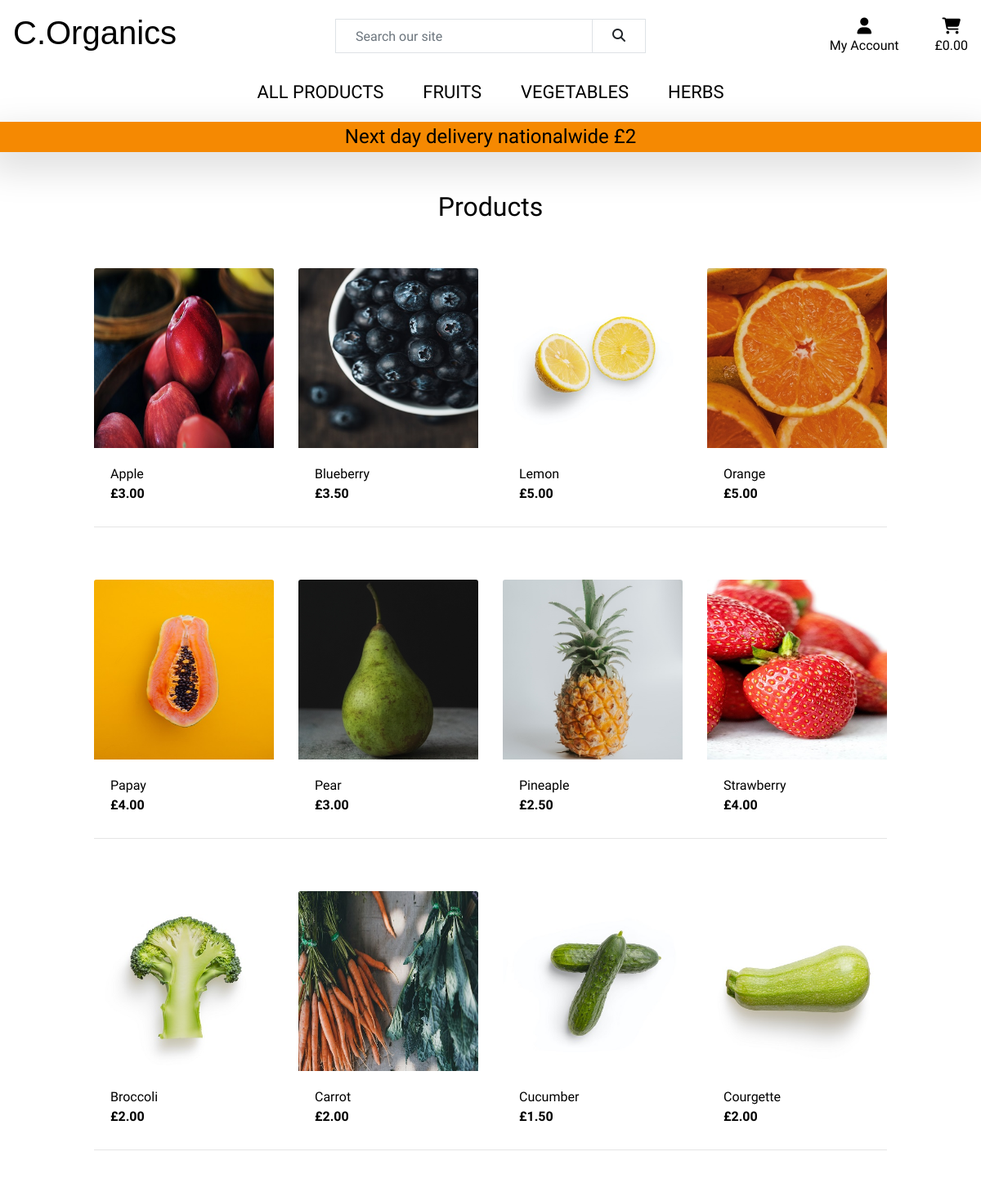
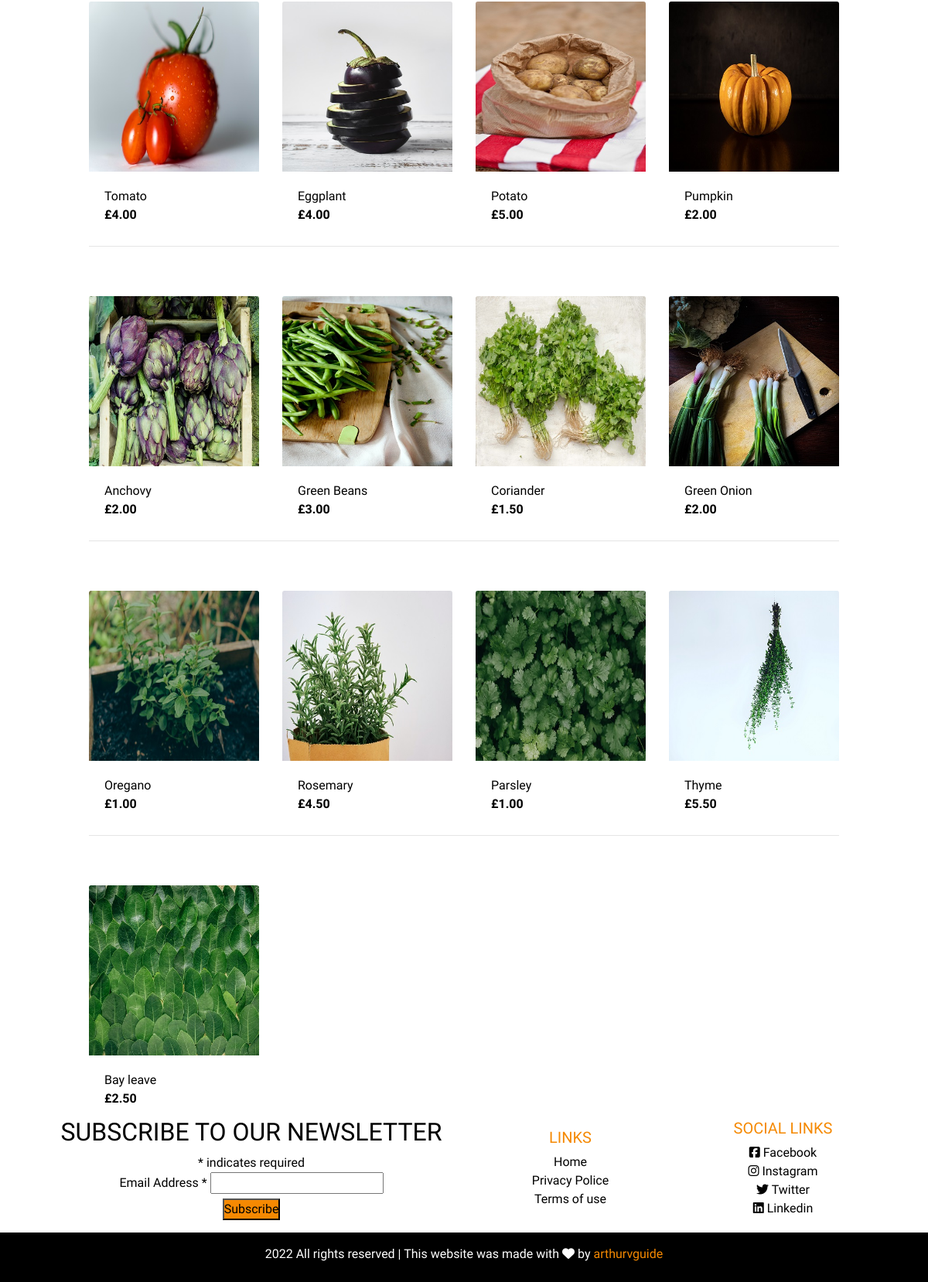
Screenshot of /products/ with the database file from the repository (2 pictures, top to bottom).
### products/models.py (models this page shows, shortened)
class Product(models.Model):
    category = models.ForeignKey('Category', null=True, blank=True,
                                 on_delete=models.SET_NULL)
    name = models.CharField(max_length=254)
    description = models.TextField()
    created = models.DateTimeField(auto_now_add=True)
    updated = models.DateTimeField(auto_now=True)
    price = models.DecimalField(max_digits=6, decimal_places=2)
    image_url = models.URLField(max_length=1024, null=True, blank=True)
    image = models.ImageField(null=True, blank=True)

### products/views.py (the view, shortened to what this page needs)
# urls.py: path('', views.get_products, name='products'),
def get_products(request):
    products = Product.objects.all()
    query = None
    categories = None
    context = {
        'products': products,
        'search_term': query,
        'query_category': categories,
    }
    return render(request, 'products/products.html', context)

### bag/contexts.py (called while the page is built, shortened)
def bag_contents(request):
    bag_items = []
    total = 0
    product_count = 0
    delivery = 2
    bag = request.session.get('bag', {})
    final_total = delivery + total
    context = {
        'bag_items': bag_items,
        'total': total,
        'product_count': product_count,
        'delivery': delivery,
        'final_total': final_total,
    }
    return context

### products/templates/products/products.html (shortened to what this page needs)
{% extends "base.html" %}
{% load static %}
{% block content %}
<div class="container-fluid">
    <div class="row">
        <div class="col text-center mt-5">
            <h2>Products</h2>
        </div>
    </div>
    <div class="row">
        <div class="col-10 offset-1">
            <div class="row mt-5">
                {% for product in products %}
                <div class="col-sm-6 col-md-6 col-lg-4 col-xl-3">
                    <div class="card h-100 border-0">
                        {% if product.image %}
                        <a href="{% url 'product_detail' product.id %}">
                            <img class="card-img-top img-fluid" src="{{ product.image.url }}" alt="{{ product.name }}">
                        </a>
                        {% else %}
                        <a href="{% url 'product_detail' product.id %}">
                            <img class="card-img-top img-fluid" src="/media/no-image.png" alt="{{ product.name }}">
                        </a>
                        {% endif %}
                        <div class="card-body pb-0">
                            <p class="mb-0">{{ product.name }}</p>
                        </div>
                        <div class="card-footer bg-white pt-0 border-0 text-left">
                            <div class="row">
                                <div class="col">
                                    <p class="mb-0 text-left font-weight-bold">£{{ product.price }}</p>
                                </div>
                            </div>
                        </div>
                    </div>
                </div>
                {% if forloop.counter|divisibleby:4 %}
                <div class="col-12 d-none d-xl-block mb-5">
                    <hr>
                </div>
                {% endif %}
                {% endfor %}
            </div>
        </div>
    </div>
</div>
{% endblock %}

### static/css/style.css (style rules this page uses)
* { margin: 0; padding: 0px; box-sizing: border-box; }
html { max-width: 100%; height: 100%; overflow-x: hidden; }
body { font-family: 'K2D', sans-serif; overflow-x: hidden; color: #000; }
a { color:#000; }

### rows the page displays
Product: image (picture), name "Apple", price "3.00"
Product: image (picture), name "Blueberry", price "3.50"
Product: image (picture), name "Lemon", price "5.00"
Product: image (picture), name "Orange", price "5.00"
Product: image (picture), name "Papay", price "4.00"
Product: image (picture), name "Pear", price "3.00"
Product: image (picture), name "Pineaple", price "2.50"
Product: image (picture), name "Strawberry", price "4.00"
Product: image (picture), name "Broccoli", price "2.00"
Product: image (picture), name "Carrot", price "2.00"
Product: image (picture), name "Cucumber", price "1.50"
Product: image (picture), name "Courgette", price "2.00"
Product: image (picture), name "Tomato", price "4.00"
Product: image (picture), name "Eggplant", price "4.00"
Product: image (picture), name "Potato", price "5.00"
Product: image (picture), name "Pumpkin", price "2.00"
Product: image (picture), name "Anchovy", price "2.00"
Product: image (picture), name "Green Beans", price "3.00"
Product: image (picture), name "Coriander", price "1.50"
Product: image (picture), name "Green Onion", price "2.00"
Product: image (picture), name "Oregano", price "1.00"
Product: image (picture), name "Rosemary", price "4.50"
Product: image (picture), name "Parsley", price "1.00"
Product: image (picture), name "Thyme", price "5.50"
Product: image (picture), name "Bay leave", price "2.50"
